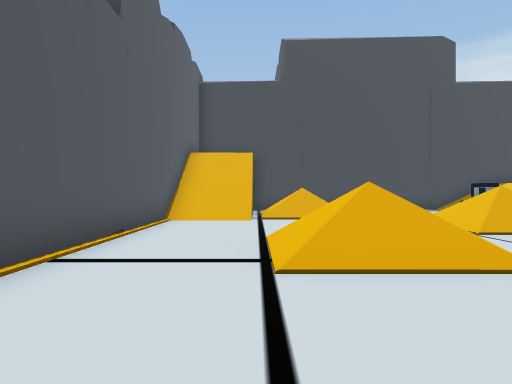
view 1 (above)

16 first-person views from a walk through a 3-D level made in the Unity game engine. The camera is 1.5 m above the floor, looks level and sees 70° across. The floor is counted in squares, 2 m on a side. Each view is taken from the middle of a square. On the plan, view 1 faces up. The plan holds only what a view shows up to about 11 squares ahead; the rest is blank. The place goes on beyond the plan. The player character is not drawn.

view 2
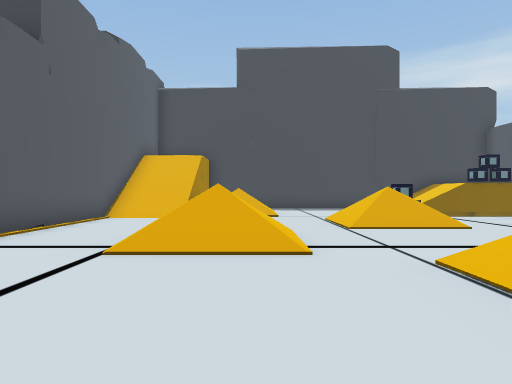

view 3
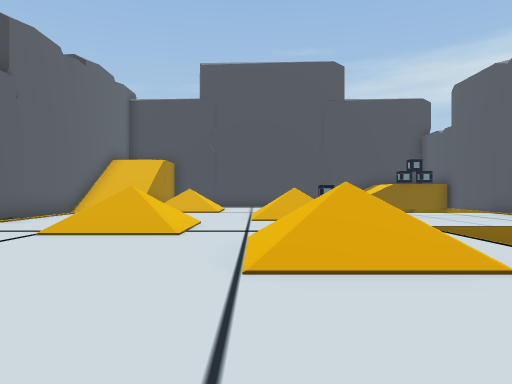

view 4
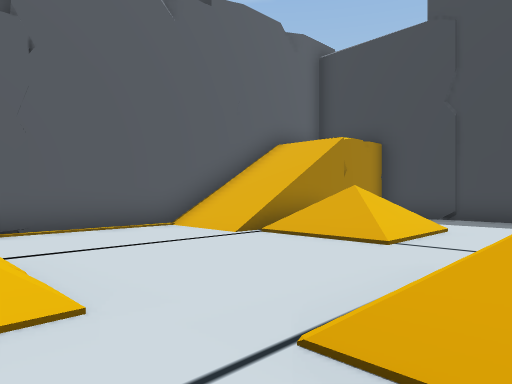

view 5
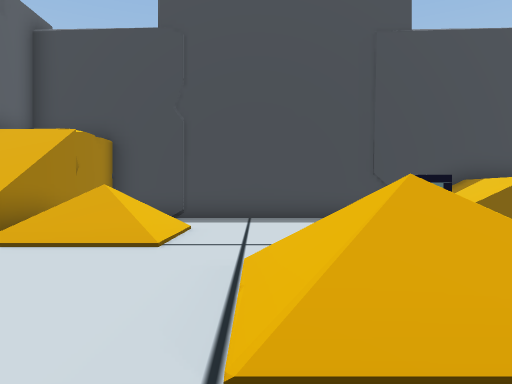

view 6
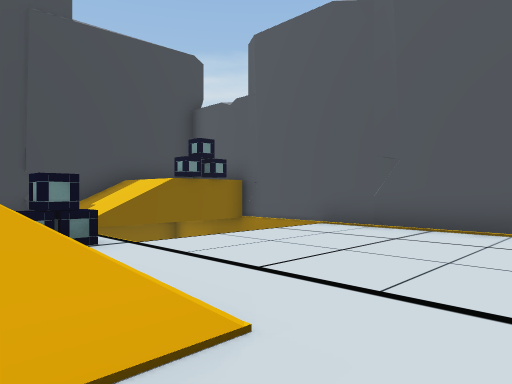

view 7
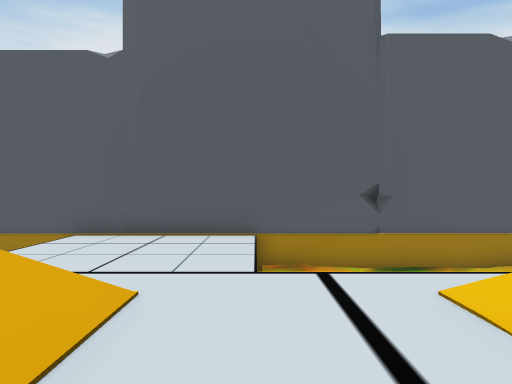

view 8
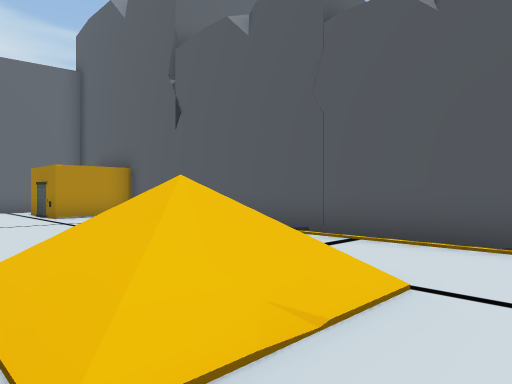

view 9
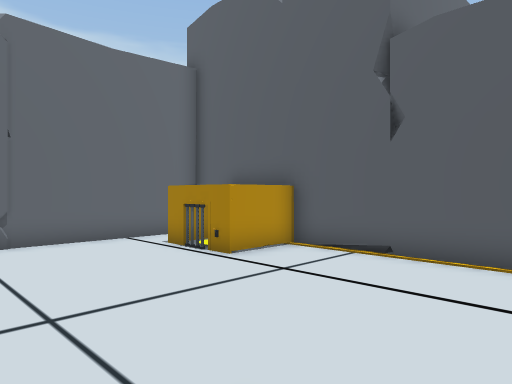

view 10
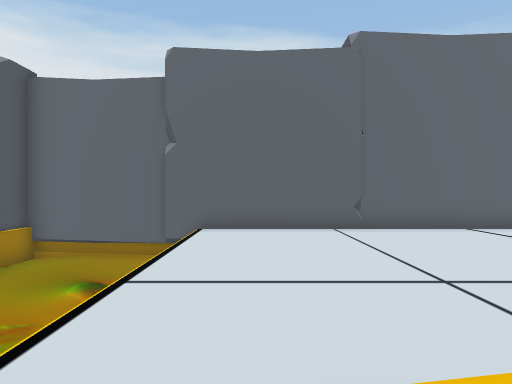

view 11
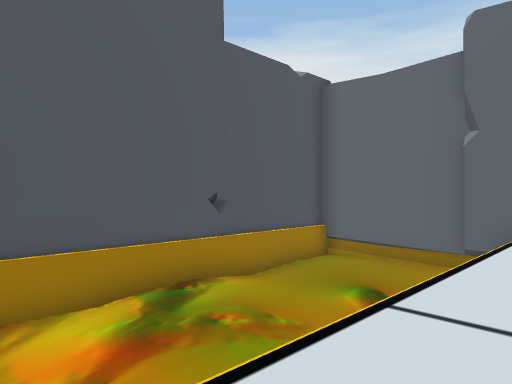

view 12
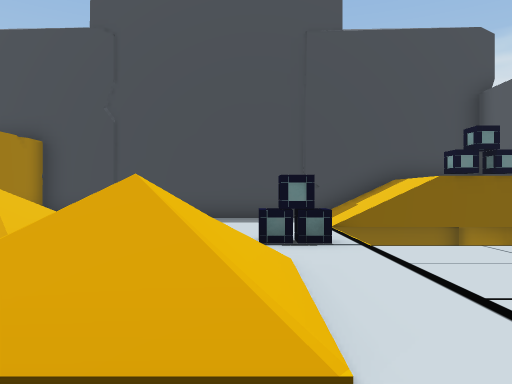

view 13
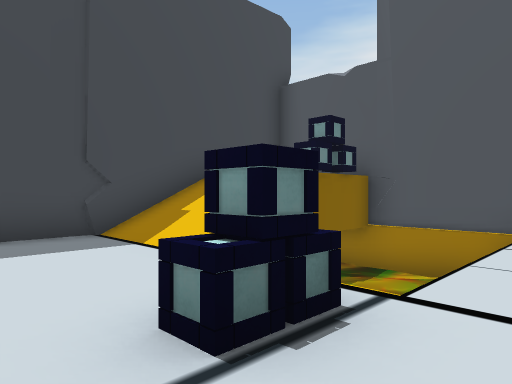

view 14
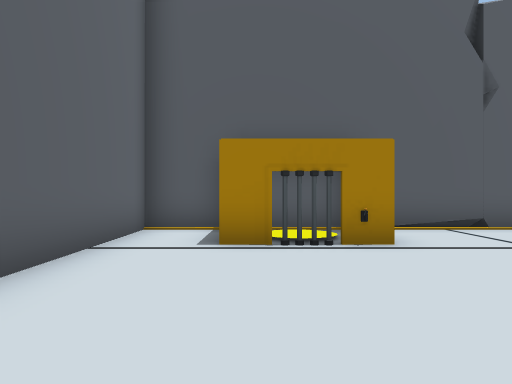

view 15
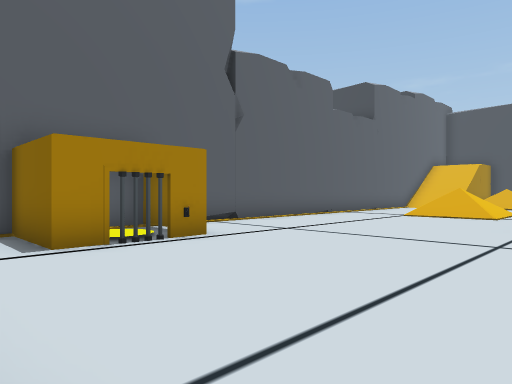

view 16
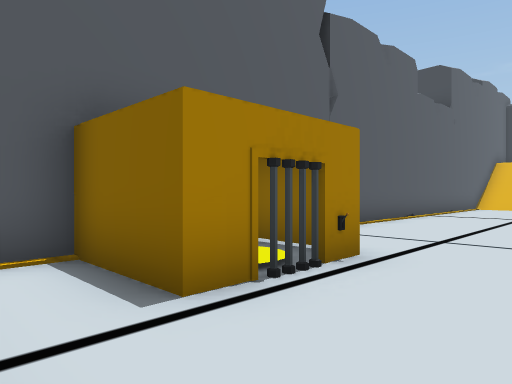

### Floor plan
Key: @ floor where view 1 was taken; # wall or solid block; x gap in a wall; . main floor; : floor 0.25 m higher than the main floor; + floor 2.25 m higher than the main floor; / step, stairs or slope; v drop or lower ground; O other object.
Columns run from 3 left of view 1 to 13 right of it. Each row starts with its distance up from view 1.
 16  ###############
 15 #  O ......///  O
 14 #  O ......///  O
 13 #//v  .....//+O+O
 12 #//v /.....v vvv
 11 #//#//...O.v  vv#
 10 #/////.. OO.....#
  9 #......///......#
  8 #......///......#
  7 #......///......#
  6 O..///..........#
  5 O..///.....vvvvv
  4 O..///.....v  vv
  3 O......///.v   v
  2 #......///.v   v
  1 #......///.v   v#
  0 #..@.......vvvvv
 -1 #..........vvvvv
 -2 #..........vvvvv#
 -3 #..........vvvvv#
 -4 ##OO.......vvvvv#
 -5 ##:#.......vvvvv
 -6 ####.......vvvvv
 -7 #..........vvvvv
 -8 #..........xvvv##
 -9 #############

Positions as (right, up) in squares from view 1, and headings:
1: (0, 0), facing up
2: (2, -1), facing up
3: (4, -3), facing up
4: (5, 5), facing up-left
5: (4, 5), facing up
6: (5, 5), facing up-right
7: (2, 5), facing right
8: (3, 7), facing down-left
9: (5, 2), facing down-left
10: (6, 2), facing down
11: (6, 1), facing down-right
12: (6, 5), facing up
13: (5, 9), facing up-right
14: (5, -6), facing left
15: (5, -8), facing up-left
16: (2, -8), facing up-left
